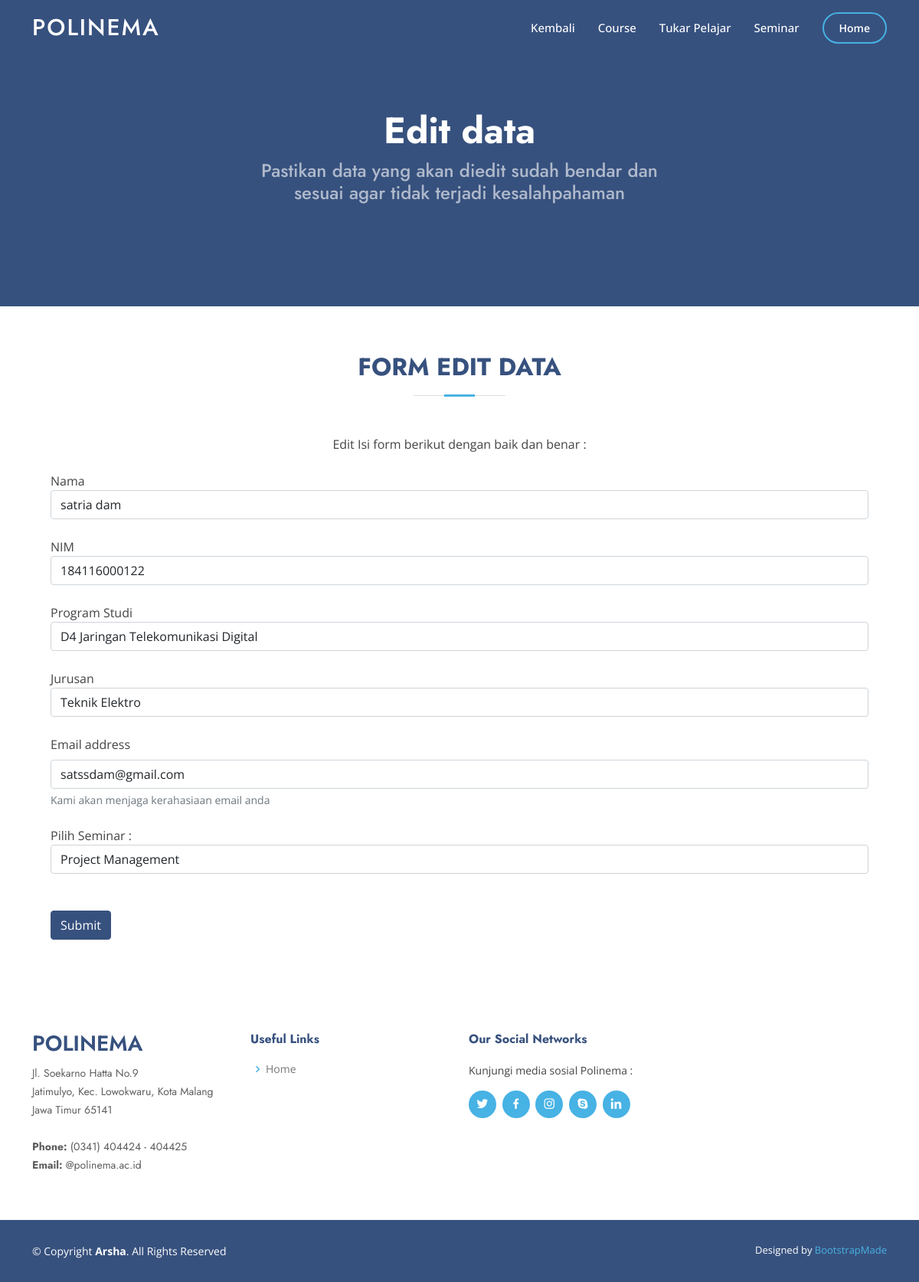
/editdatamasuksd.php?id=16, run on the app's committed database.
### tables this page shows
CREATE TABLE `mahasiswa` (
  `id_mhs` int(11) NOT NULL,
  `nama_mhs` varchar(50) NOT NULL,
  `nim` varchar(15) NOT NULL,
  `nik` varchar(20) DEFAULT NULL,
  `ipk` float DEFAULT NULL,
  `semester` int(11) DEFAULT NULL,
  `prodi` varchar(50) NOT NULL,
  `jurusan` varchar(50) NOT NULL,
  `email` varchar(50) NOT NULL,
  `status_bayar` varchar(10) NOT NULL DEFAULT 'Belum',
  `id_seminar` int(11) DEFAULT NULL,
  `id_tukper` int(11) DEFAULT NULL
);

### db/conn.php (called while the page is built, shortened)
<?php
    $host = 'localhost';
    $db = 'internasional';
    $user = 'root';
    $pass = '';
    $charset = 'utf8mb4';
    $dsn = "mysql:host=$host; dbname=$db; charset=$charset";
    try{
        $pdo = new PDO($dsn, $user, $pass);
        $pdo->setAttribute(PDO::ATTR_ERRMODE, PDO::ERRMODE_EXCEPTION);
    } catch(PDOException $e) {
        throw new PDOException($e->getMessage());
    }
    require_once 'crud.php';
    $crud = new crud($pdo);
?>

### db/crud.php (called while the page is built, shortened)
<?php
    class crud{
        private $db;
        function __construct($conn){
            $this->db = $conn;
        }
        public function getMahasiswaDetails($id){
            try{
            $sql = "SELECT * FROM mahasiswa m inner join seminar s on m.id_seminar = s.id_seminar where id_mhs = :id";
            $stmt = $this->db->prepare($sql);
            $stmt->bindparam(':id', $id);
            $stmt->execute();
            $result = $stmt->fetch();
            return $result;
            }catch(PDOException $e){
               echo $e->getMessage();
               return false;
           }
        }
        public function getSeminar(){
            try{
            $sql = "SELECT * FROM seminar";
            $result = $this-> db->query($sql);
            return $result;
            }catch(PDOException $e){
                echo $e->getMessage();
                return false;
            }
        }
    }
?>

### editdatamasuksd.php (the view, shortened to what this page needs)
<?php
    require_once 'db/conn.php';
    $results = $crud->getSeminar();
    $id = $_GET['id'];
    $course = $crud->getMahasiswaDetails($id);
?>
<!DOCTYPE html>
<html lang="en">
<head>
  <link href="assets/vendor/aos/aos.css" rel="stylesheet">
  <link href="assets/vendor/bootstrap/css/bootstrap.min.css" rel="stylesheet">
  <link href="assets/vendor/bootstrap-icons/bootstrap-icons.css" rel="stylesheet">
  <link href="assets/vendor/boxicons/css/boxicons.min.css" rel="stylesheet">
  <link href="assets/vendor/glightbox/css/glightbox.min.css" rel="stylesheet">
  <link href="assets/vendor/remixicon/remixicon.css" rel="stylesheet">
  <link href="assets/vendor/swiper/swiper-bundle.min.css" rel="stylesheet">
  <link href="assets/css/stylef.css" rel="stylesheet">
</head>
<body>
  <header id="header" class="fixed-top ">
    <div class="container d-flex align-items-center">
      <h1 class="logo me-auto"><a href="index.php">POLINEMA</a></h1>
      <nav id="navbar" class="navbar">
        <ul>
          <li><a class="nav-link scrollto" href="datamasuksd.php">Kembali</a></li>
          <li><a class="nav-link scrollto" href="course.php">Course</a></li>
          <li><a class="nav-link scrollto" href="tukper.php">Tukar Pelajar</a></li>
          <li><a class="nav-link scrollto" href="seminar.php">Seminar</a></li>
          <li><a class="getstarted scrollto" href="index.php">Home</a></li>
        </ul>
      </nav>
    </div>
  </header>
  <section id="hero" class="d-flex align-items-center">
    <div class="container">
      <div class="row d-flex justify-content-center">
        <div style="text-align:center;" class="col-lg-6 d-flex flex-column justify-content-center pt-4 pt-lg-0 order-2 order-lg-1" data-aos="fade-up" data-aos-delay="200">
          <h1>Edit data</h1>
          <h2>Pastikan data yang akan diedit sudah bendar dan sesuai agar tidak terjadi kesalahpahaman</h2>
        </div>
      </div>
    </div>
  </section>
  <main id="main">
    <section id="about" class="about">
      <div class="container" data-aos="fade-up">
        <div class="section-title">
          <h2>Form Edit Data</h2>
        </div>
        <div class="row content d-flex justify-content-center">
          <div class="col-lg-6">
            <p style="text-align: center;">
              Edit Isi form berikut dengan baik dan benar :
            </p>
        </div>
        <form method="post" action ="editpdatamasuksd.php">
            <br>
            <div class="container">
                <label for="nama">Nama</label>
                <input required type="text" class="form-control" value="<?php echo $course['nama_mhs']?>" id="nama" name="nama">
            </div>
            <br>
            <div class="container">
                <label for="nim">NIM</label>
                <input required type="number" require class="form-control" value="<?php echo $course['nim']?>" id="nim" name="nim">
            </div>
            <br>
            <div class="container">
                <label for="prodi">Program Studi</label>
                <input required type="text" class="form-control" value="<?php echo $course['prodi']?>" id="prodi" name="prodi">
            </div>
            <br>
            <div class="container">
                <label for="jurusan">Jurusan</label>
                <input required type="text" class="form-control" value="<?php echo $course['jurusan']?>" id="jurusan" name="jurusan">
            </div>
            <br>
            <div class="container">
                <label for="email" class="form-label">Email address</label>
                <input required type="email" class="form-control" value="<?php echo $course['email']?>" id="email" name="email" aria-describedby="emailHelp" >
                <div id="emailHelp" class="form-text">Kami akan menjaga kerahasiaan email anda</div>
            </div>
            <br>
            <div class="container-md">
            <label for="namas">Pilih Seminar :</label>
            <select class="form-control" id="namas" name="namas">
            <?php while($r = $results->fetch(PDO::FETCH_ASSOC)){?>
                <option value="<?php echo $r['id_seminar'] ?>" <?php if($r['id_seminar'] ==
                    $course['id_seminar']) echo 'selected'?>>
                    <?php echo $r['judul']; ?>
                </option>
            <?php }?>
            </select>
            </div>
            <br>
            <br>
            <div class = "container ">
            <button style="background-color:#37517e; border-color: #37517e;" type="submit" name="submit" class="btn btn-primary btn-md">Submit</button>
            </div>
        </form>
        <br>
        <br>
      </div>
    </section>
  </main>
  <footer id="footer">
    <div class="footer-top">
      <div class="container">
        <div class="row">
          <div class="col-lg-3 col-md-6 footer-contact">
            <h3>Polinema</h3>
            <p>
              Jl. Soekarno Hatta No.9 <br>
              Jatimulyo, Kec. Lowokwaru, Kota Malang<br>
              Jawa Timur 65141 <br><br>
              <strong>Phone:</strong> (0341) 404424 - 404425<br>
              <strong>Email:</strong> @polinema.ac.id<br>
            </p>
          </div>
          <div class="col-lg-3 col-md-6 footer-links">
            <h4>Useful Links</h4>
            <ul>
              <li><i class="bx bx-chevron-right"></i> <a href="index.php">Home</a></li>
            </ul>
          </div>
          <div class="col-lg-3 col-md-6 footer-links">
            <h4>Our Social Networks</h4>
            <p>Kunjungi media sosial Polinema :</p>
            <div class="social-links mt-3">
              <a href="#" class="twitter"><i class="bx bxl-twitter"></i></a>
              <a href="#" class="facebook"><i class="bx bxl-facebook"></i></a>
              <a href="#" class="instagram"><i class="bx bxl-instagram"></i></a>
              <a href="#" class="google-plus"><i class="bx bxl-skype"></i></a>
              <a href="#" class="linkedin"><i class="bx bxl-linkedin"></i></a>
            </div>
          </div>
        </div>
      </div>
    </div>
    <div class="container footer-bottom clearfix">
      <div class="copyright">
        &copy; Copyright <strong><span>Arsha</span></strong>. All Rights Reserved
      </div>
      <div class="credits">
        Designed by <a href="https://bootstrapmade.com/">BootstrapMade</a>
      </div>
    </div>
  </footer>
</body>
</html>

### assets/css/stylef.css (style rules this page uses)
body { font-family: "Open Sans", sans-serif; color: #444444; }
a { color: #47b2e4; text-decoration: none; }
h1, h2, h3, h4, h5, h6 { font-family: "Jost", sans-serif; }
#header { transition: all 0.5s; z-index: 997; padding: 15px 0; }
#header .logo { font-size: 30px; margin: 0; padding: 0; line-height: 1; font-weight: 500; letter-spacing: 2px; text-transform: uppercase; }
#header .logo a { color: #fff; }
.navbar { padding: 0; }
.navbar ul { margin: 0; padding: 0; display: flex; list-style: none; align-items: center; }
.navbar li { position: relative; }
.navbar a { display: flex; align-items: center; justify-content: space-between; padding: 10px 0 10px 30px; font-size: 15px; font-weight: 500; color: #fff; white-space: nowrap; transition: 0.3s; }
.navbar .getstarted { padding: 8px 20px; margin-left: 30px; border-radius: 50px; color: #fff; font-size: 14px; border: 2px solid #47b2e4; font-weight: 600; }
#hero { width: 100%; height: 50vh; background: #37517e; }
#hero .container { padding-top: 60px; }
#hero h1 { margin: 0 0 10px 0; font-size: 48px; font-weight: 700; line-height: 56px; color: #fff; }
#hero h2 { color: rgba(255, 255, 255, 0.6); margin-bottom: 50px; font-size: 24px; }
section { padding: 60px 0; overflow: hidden; }
.section-title { text-align: center; padding-bottom: 30px; }
.section-title h2 { font-size: 32px; font-weight: bold; text-transform: uppercase; margin-bottom: 20px; padding-bottom: 20px; position: relative; color: #37517e; }
.section-title h2::before { content: ''; position: absolute; display: block; width: 120px; height: 1px; background: #ddd; bottom: 1px; left: calc(50% - 60px); }
.section-title h2::after { content: ''; position: absolute; display: block; width: 40px; height: 3px; background: #47b2e4; bottom: 0; left: calc(50% - 20px); }
.about .content p:last-child { margin-bottom: 0; }
#footer { font-size: 14px; background: #37517e; }
#footer .footer-top { padding: 60px 0 30px 0; background: #fff; }
#footer .footer-top .footer-contact { margin-bottom: 30px; }
#footer .footer-top .footer-contact h3 { font-size: 28px; margin: 0 0 10px 0; padding: 2px 0 2px 0; line-height: 1; text-transform: uppercase; font-weight: 600; color: #37517e; }
#footer .footer-top .footer-contact p { font-size: 14px; line-height: 24px; margin-bottom: 0; font-family: "Jost", sans-serif; color: #5e5e5e; }
#footer .footer-top h4 { font-size: 16px; font-weight: bold; color: #37517e; position: relative; padding-bottom: 12px; }
#footer .footer-top .footer-links { margin-bottom: 30px; }
#footer .footer-top .footer-links ul { list-style: none; padding: 0; margin: 0; }
#footer .footer-top .footer-links ul i { padding-right: 2px; color: #47b2e4; font-size: 18px; line-height: 1; }
#footer .footer-top .footer-links ul li { padding: 10px 0; display: flex; align-items: center; }
#footer .footer-top .footer-links ul li:first-child { padding-top: 0; }
#footer .footer-top .footer-links ul a { color: #777777; transition: 0.3s; display: inline-block; line-height: 1; }
#footer .footer-top .social-links a { font-size: 18px; display: inline-block; background: #47b2e4; color: #fff; line-height: 1; padding: 8px 0; margin-right: 4px; border-radius: 50%; text-align: center; width: 36px; height: 36px; transition: 0.3s; }
#footer .footer-bottom { padding-top: 30px; padding-bottom: 30px; color: #fff; }
#footer .copyright { float: left; }
#footer .credits { float: right; font-size: 13px; }
#footer .credits a { transition: 0.3s; }

### data on the page
mahasiswa: nama "satria dam", nim "184116000122", prodi "D4 Jaringan Telekomunikasi Digital", jurusan "Teknik Elektro", email "satssdam@gmail.com"

### other printed values
form field namas "Project Management"
